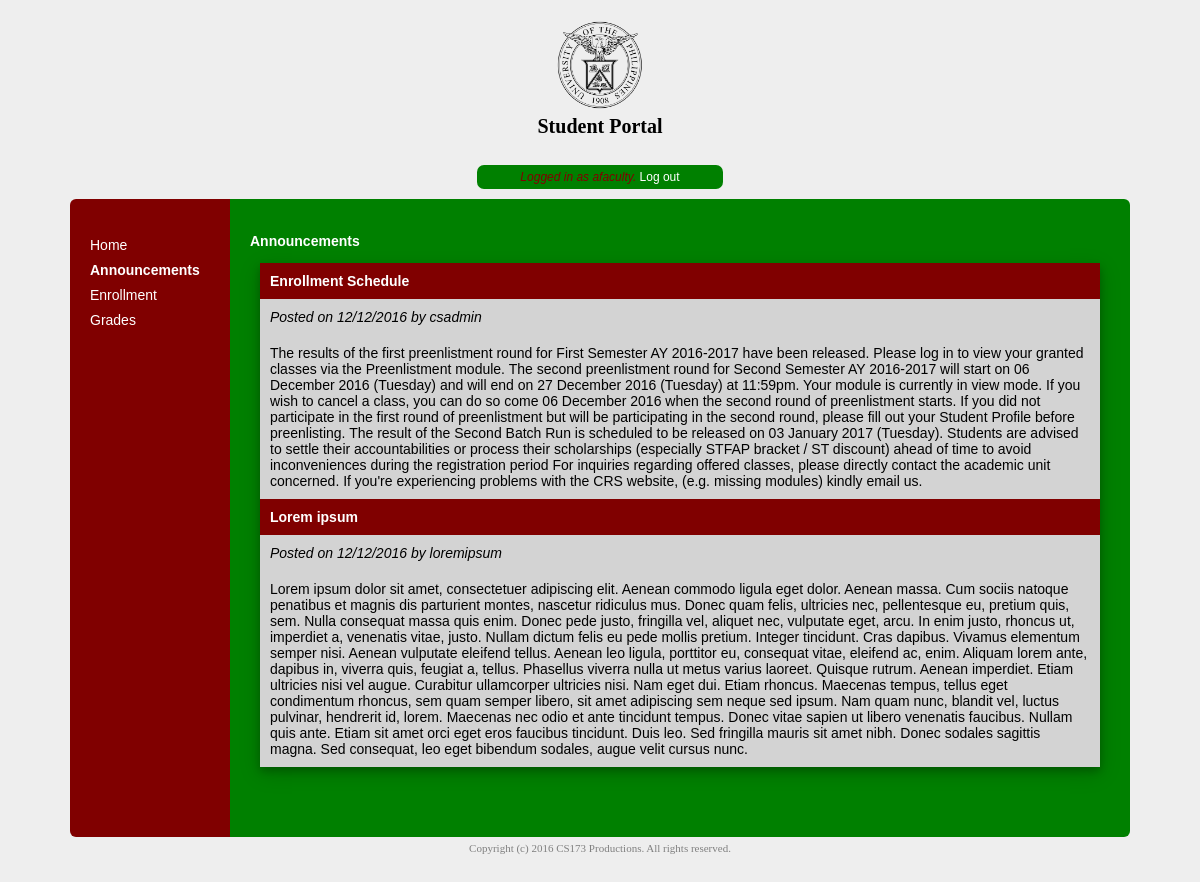
/announcements.php (signed in), run on the app's committed database.
### tables this page shows
CREATE TABLE `announcements` (
  `id` int(11) NOT NULL,
  `author` varchar(100) NOT NULL,
  `title` varchar(100) NOT NULL,
  `level` smallint(1) NOT NULL,
  `content` longtext NOT NULL,
  `date` date NOT NULL
);

### announcements.php (the view, shortened to what this page needs)
<?php
	$db = mysqli_connect("localhost", "root", "cs173ggez", "student_is");
	if(!isset($_SESSION["userlogin"])) {
		header("location: login.php");
	}
	else {
		$current_user = $_SESSION["userlogin"];
	}
	$sql = "SELECT * FROM announcements WHERE level = 1";
	$result = mysqli_query($db,$sql);
?>
<!DOCTYPE html>
<html>
<head>
  <link rel="stylesheet" type="text/css" href="pagestyles.css">
</head>
<body>
	<div id="wrapper">
		<div id="head2">
			<h1>
				<img src="uplogo.png" width="90" height="90">
				<br>Student Portal
			</h1>
		</div>
		<div id="userstat">
			<?php echo "<i>Logged in as $current_user.</i>"?>
			<a href="?action=logout">Log out</a>
		</div>
		<div id="defaultpage">
		<nav>
			<div id="bar">
			<ul>
				<li><a href="home.php">Home</a></li>
				<li><b><a href="announcements.php">Announcements</a></b></li>
				<li><a href="enlist.php">Enrollment</a></li>
				<li><a href="grades.php">Grades</a></li>
			</ul>
			</div>
		</nav>
		<article>
			<div id="homepage">
				<p><b>Announcements</b></p>
					<table class="announcements">
					<?php
					while($row = mysqli_fetch_array($result,MYSQLI_ASSOC)) {
						$title = $row['title'];
						echo "<tr><th>$title</th></tr>";
						$dateposted = strtotime($row['date']);
						echo "<tr><td><i>Posted on " . date("m/d/Y", $dateposted);
						$author = $row['author'];
						echo " by $author</i></td></tr>";
						$content = $row['content'];
						echo "<tr><td>$content</td></tr>";
					}
					?>
					</table>
				</div>
			</div>
		</div>
		<div id="footer">
			Copyright (c) 2016 CS173 Productions. All rights reserved.
		</div>
</body>
</html>

### pagestyles.css (style rules this page uses)
body { background-color: #eee; }
h1 { color: black; font-family: serif; font-size: 20px; }
p { color: white; }
nav { float: left; max-width: 160px; margin: 0; padding: 0; }
a:link { color: white; text-decoration: none; }
nav ul { list-style-type: none; padding: 0; }
nav ul a { text-decoration: none; color: white; }
article { margin-left: 0px; padding: 0; }
table { color: white; width: 80%; }
table.announcements { box-shadow: 0 4px 8px 0 rgba(0, 0, 0, 0.2), 0 6px 20px 0 rgba(0, 0, 0, 0.19); border-collapse: collapse; margin-left: 20px; width: 840px; margin: 10px; }
table.announcements td { background-color: lightgrey; color: black; text-align: left; padding: 10px; }
table.announcements th { background-color: maroon; color: white; text-align: left; padding: 10px; }
#wrapper { min-height: 100%; position: relative; }
#userstat { text-align: center; color: maroon; font-family: Helvetica, Arial; font-size: 12px; background: green; padding: 5px; border-radius: 7px; margin: 10px auto; width: 20%; }
#defaultpage { display: -webkit-flex; display: -ms-flexbox; display: flex; align-items: stretch; align-content: center; justify-content: center; flex-shrink: 0; min-width: 0; min-height: 0; }
#homepage { border-radius: 0px 6px 6px 0px; background: green; padding: 20px; width: 860px; font-family: Helvetica, Arial; font-size: 14px; height: 100%; flex: 1 100%; }
#bar { border-radius: 6px 0px 0px 6px; background: maroon; padding: 20px; width: 120px; line-height: 25px; font-family: Helvetica, Arial; font-size: 14px; flex: 1 100%; height: 100%; }
#head2 { margin: 20px auto; text-align: center; color: black; height: 125px; }
#footer { margin: 35px auto; text-align: center; color: grey; font-family: serif; font-size: 11px; height: 5px; padding: 10px; }

### data on the page
announcements: title "Enrollment Schedule", date "12/12/2016", author "csadmin", content "The results of the first preenlistment round for First Semester AY 2016-2017 have been released. Please log in to view your granted classes via the Preenlistment module. The second preenlistment round for Second Semester AY 2016-2017 will start on 06 December 2016 (Tuesday) and will end on 27 December 2016 (Tuesday) at 11:59pm. Your module is currently in view mode. If you wish to cancel a class, you can do so come 06 December 2016 when the second round of preenlistment starts. If you did not participate in the first round of preenlistment but will be participating in the second round, please fill out your Student Profile before preenlisting. The result of the Second Batch Run is scheduled…"
announcements: title "Lorem ipsum", date "12/12/2016", author "loremipsum", content "Lorem ipsum dolor sit amet, consectetuer adipiscing elit. Aenean commodo ligula eget dolor. Aenean massa. Cum sociis natoque penatibus et magnis dis parturient montes, nascetur ridiculus mus. Donec quam felis, ultricies nec, pellentesque eu, pretium quis, sem. Nulla consequat massa quis enim. Donec pede justo, fringilla vel, aliquet nec, vulputate eget, arcu. In enim justo, rhoncus ut, imperdiet a, venenatis vitae, justo. Nullam dictum felis eu pede mollis pretium. Integer tincidunt. Cras dapibus. Vivamus elementum semper nisi. Aenean vulputate eleifend tellus. Aenean leo ligula, porttitor eu, consequat vitae, eleifend ac, enim. Aliquam lorem ante, dapibus in, viverra quis, feugiat a,…"

### other printed values
$current_user "afaculty"
